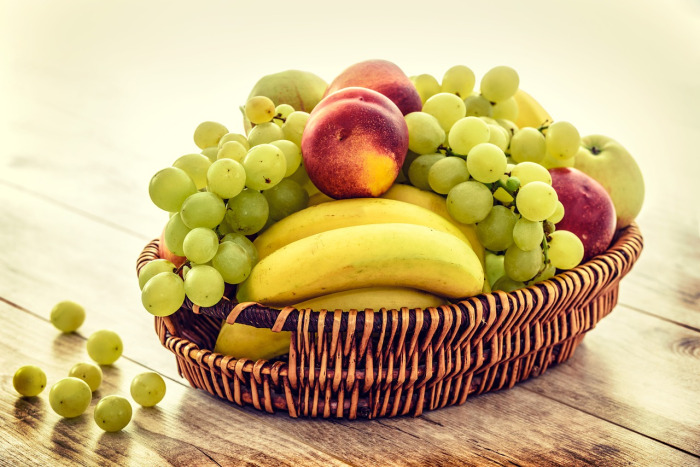
#> input picture ImageProcessing/fruitbasket.jpg, 700 x 467 px
$ python 2d_multichannel_convolution.py   (older library calls are emulated)
#> lines starting #> are read from the running program, lines starting #| are printed output that depends on the picture
#> further down, img is the input picture: shape (467, 700, 3); mean R, G, B 203.2, 180.2, 129
import matplotlib.pyplot as plt
from scipy import misc
import imageio # for imread
import numpy as np
from skimage import exposure
from math import ceil
def convolution2d(conv_input, conv_kernel, bias, strides=(1, 1), padding='same'):
    # This function which takes an input (Tensor) and a kernel (Tensor)
    # and returns the convolution of them
    # Args:
    #   conv_input: a numpy array of size [input_height, input_width, input # of channels].
    #   conv_kernel: a numpy array of size [kernel_height, kernel_width, input # of channels,
    #         output # of channels] represents the kernel of the Convolutional Layer's filter.
    #   bias: a numpy array of size [output # of channels], represents the bias of the Convolutional
    #         Layer's filter.
    #   strides: a tuple of (convolution vertical stride, convolution horizontal stride).
    #   padding: type of the padding scheme: 'same' or 'valid'.
    # Returns:
    #   a numpy array (convolution output).
#> called with conv_kernel = array of shape (3, 3, 3, 2), strides = (1, 1), padding = 'same'
    assert len(conv_kernel.shape) == 4, "The size of kernel should be (kernel_height, kernel_width, input # of channels, output # of channels)"
    assert len(conv_input.shape) == 3, "The size of input should be (input_height, input_width, input # of channels)"
    assert conv_kernel.shape[2] == conv_input.shape[2], "the input and the kernel should have the same depth."
    input_w, input_h = conv_input.shape[1], conv_input.shape[0]      # input_width and input_height
#> input_w = 700; input_h = 467
    kernel_w, kernel_h = conv_kernel.shape[1], conv_kernel.shape[0]  # kernel_width and kernel_height
    output_depth = conv_kernel.shape[3]
    if padding == 'same':
        output_height = int(ceil(float(input_h) / float(strides[0])))
#> output_height = 467
        output_width = int(ceil(float(input_w) / float(strides[1])))
#> output_width = 700
        # Calculate the number of zeros which are needed to add as padding
        pad_along_height = max((output_height - 1) * strides[0] + kernel_h - input_h, 0)
#> pad_along_height = 2
        pad_along_width = max((output_width - 1) * strides[1] + kernel_w - input_w, 0)
#> pad_along_width = 2
        pad_top = pad_along_height // 2             # amount of zero padding on the top
#> pad_top = 1
        pad_bottom = pad_along_height - pad_top     # amount of zero padding on the bottom
#> pad_bottom = 1
        pad_left = pad_along_width // 2             # amount of zero padding on the left
#> pad_left = 1
        pad_right = pad_along_width - pad_left      # amount of zero padding on the right
#> pad_right = 1
        output = np.zeros((output_height, output_width, output_depth))  # convolution output
        # Add zero padding to the input image
        image_padded = np.zeros((conv_input.shape[0] + pad_along_height,
                                 conv_input.shape[1] + pad_along_width, conv_input.shape[2]))
        image_padded[pad_top:-pad_bottom, pad_left:-pad_right, :] = conv_input
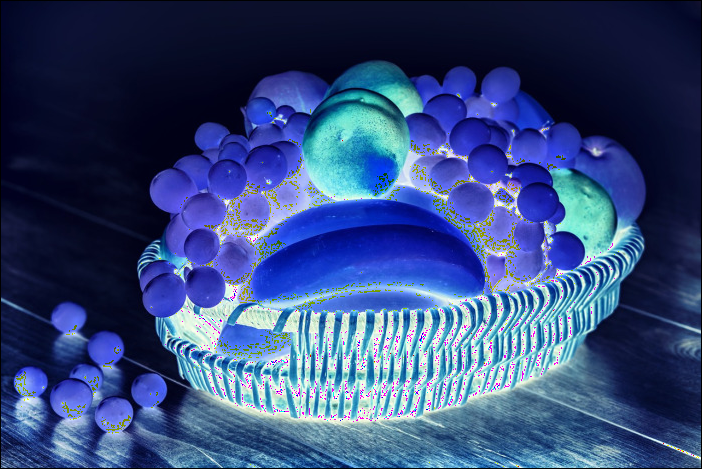
#> image_padded: shape (469, 702, 3) float64; mean of channels 0, 1, 2 52.2, 73.9, 122.8; drawn as R, G, B
        for ch in range(output_depth):
            for x in range(output_width):  # Loop over every pixel of the output
                for y in range(output_height):
                    # element-wise multiplication of the kernel and the image
                    output[y, x, ch] = (conv_kernel[..., ch] *
                                     image_padded[y * strides[0]:y * strides[0] + kernel_h,
                                     x * strides[1]:x * strides[1] + kernel_w, :]).sum() + bias[ch]
    elif padding == 'valid':
        output_height = int(ceil(float(input_h - kernel_h + 1) / float(strides[0])))
        output_width = int(ceil(float(input_w - kernel_w + 1) / float(strides[1])))
        output = np.zeros((output_height, output_width, output_depth))  # convolution output
        for ch in range(output_depth):
            for x in range(output_width):  # Loop over every pixel of the output
                for y in range(output_height):
                    # element-wise multiplication of the kernel and the image
                    output[y, x, ch] = (conv_kernel[..., ch] *
                                     conv_input[y * strides[0]:y * strides[0] + kernel_h,
                                     x * strides[1]:x * strides[1] + kernel_w, :]).sum() + bias[ch]
    return output
# load the image
#img = misc.imread('fruitbasket.jpg', mode='RGB')
img = imageio.imread('fruitbasket.jpg')
# The edge detection kernel
kernel1 = np.array([[-1, -1, -1], [-1, 8, -1], [-1, -1, -1]])[..., None]
kernel1 = np.repeat(kernel1, 3, axis=2)
# The blur kernel
kernel2 = np.array([[1, 1, 1], [1, 1, 1], [1, 1, 1]])[..., None]/9.0
kernel2 = np.repeat(kernel2, 3, axis=2)
kernel = np.zeros_like(kernel1, dtype=np.float)[..., None]
kernel = np.repeat(kernel, 2, axis=3)
kernel[..., 0] = kernel1
kernel[..., 1] = kernel2
# Convolve image and kernel
image_edges = convolution2d(img*255, kernel, bias=[1, 0])
# Adjust the contrast and plot the first channel of the output
image_edges_equalized = exposure.equalize_adapthist(image_edges[..., 0] /
                                 np.max(np.abs(image_edges[..., 0])), clip_limit=0.03)
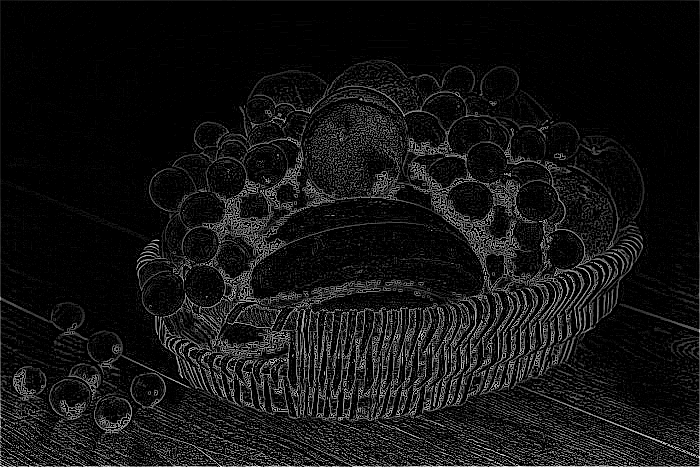
#> image_edges_equalized: shape (467, 700) float64; min 0, max 1, mean 0.0774
plt.figure(1)
# Plot the first channel of the output
plt.subplot(221)
plt.imshow(image_edges_equalized, cmap=plt.cm.gray)
plt.axis('off')
# Plot the second channel of the output
plt.subplot(222)
plt.imshow(image_edges[..., 1], cmap=plt.cm.gray)
plt.axis('off')
# Plot the input
plt.subplot(223)
plt.imshow(img, cmap=plt.cm.gray)
plt.axis('off')
plt.show()
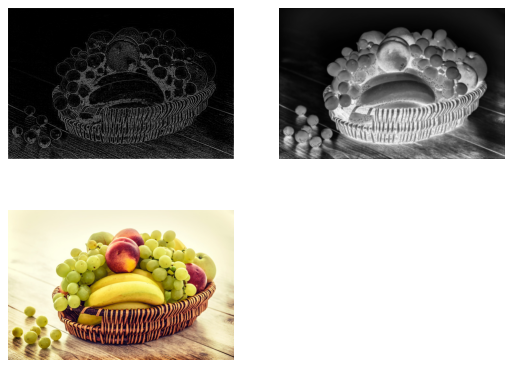
#> figure drawn by matplotlib, 3 panels
